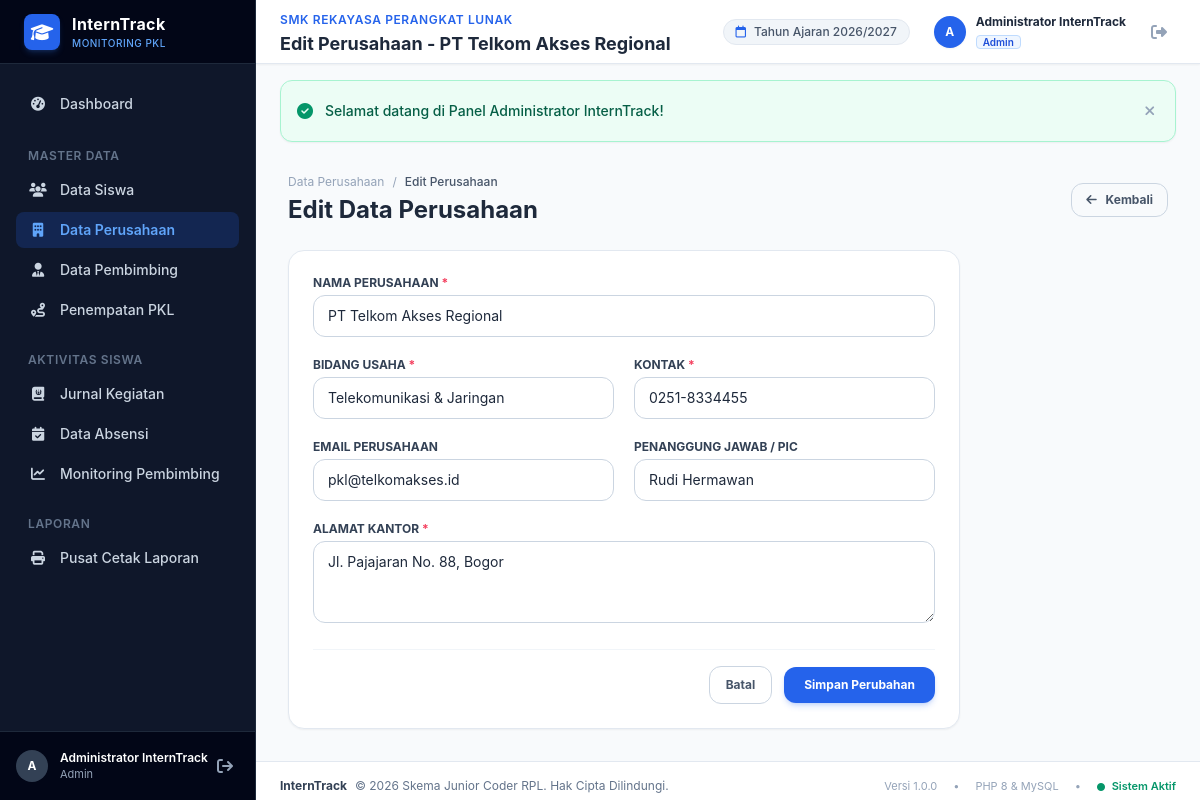
The page /admin/perusahaan/edit.php?id=2 (signed in) on the database its author committed.
### tables this page shows
CREATE TABLE `perusahaan` (
  `id` int(11) NOT NULL AUTO_INCREMENT,
  `nama_perusahaan` varchar(120) NOT NULL,
  `bidang_usaha` varchar(100) NOT NULL,
  `alamat` text NOT NULL,
  `kontak` varchar(50) NOT NULL,
  `email` varchar(100) DEFAULT NULL,
  `penanggung_jawab` varchar(100) DEFAULT NULL,
  `created_at` timestamp NOT NULL DEFAULT current_timestamp(),
  PRIMARY KEY (`id`)
);

### config/helper.php (called while the page is built, shortened)
<?php
function base_url($path = '') {
    $protocol = (!empty($_SERVER['HTTPS']) && $_SERVER['HTTPS'] !== 'off' || (isset($_SERVER['SERVER_PORT']) && $_SERVER['SERVER_PORT'] == 443)) ? "https://" : "http://";
    $host = isset($_SERVER['HTTP_HOST']) ? $_SERVER['HTTP_HOST'] : 'localhost';
    $script_dir = dirname($_SERVER['SCRIPT_NAME']);
    $script_dir = str_replace('\\', '/', $script_dir);
    $pos = stripos($script_dir, '/interntrack');
    if ($pos !== false) {
        $base = substr($script_dir, 0, $pos + 12);
    } else {
        $base = '';
    }
    $clean_path = ltrim($path, '/');
    return rtrim($protocol . $host . $base, '/') . ($clean_path ? '/' . $clean_path : '');
}
function is_logged_in() {
    return isset($_SESSION['user_id']) && !empty($_SESSION['user_id']);
}
function auth_user() {
    return [
        'id'           => $_SESSION['user_id'] ?? null,
        'username'     => $_SESSION['username'] ?? '',
        'nama_lengkap' => $_SESSION['nama_lengkap'] ?? '',
        'role'         => $_SESSION['role'] ?? '',
        'siswa_id'     => $_SESSION['siswa_id'] ?? null,
        'pembimbing_id'=> $_SESSION['pembimbing_id'] ?? null,
    ];
}
function get_flash() {
    if (isset($_SESSION['flash'])) {
        $flash = $_SESSION['flash'];
        return $flash;
    }
    return null;
}

### admin/perusahaan/edit.php (the view, shortened to what this page needs)
<?php
require_once __DIR__ . '/../../config/database.php';
require_once __DIR__ . '/../../config/helper.php';
$id = (int)($_GET['id'] ?? 0);
$stmt = $pdo->prepare("SELECT * FROM perusahaan WHERE id = ?");
$stmt->execute([$id]);
$perusahaan = $stmt->fetch();
$page_title = 'Edit Perusahaan - ' . $perusahaan['nama_perusahaan'];
$nama_perusahaan  = $perusahaan['nama_perusahaan'];
$bidang_usaha     = $perusahaan['bidang_usaha'];
$alamat           = $perusahaan['alamat'];
$kontak           = $perusahaan['kontak'];
$email            = $perusahaan['email'];
$penanggung_jawab = $perusahaan['penanggung_jawab'];
require_once __DIR__ . '/../../includes/header.php';
?>
<div class="flex h-screen overflow-hidden">
    <?php require_once __DIR__ . '/../../includes/sidebar.php'; ?>
    <div class="flex-1 flex flex-col overflow-y-auto">
        <?php require_once __DIR__ . '/../../includes/navbar.php'; ?>
        <main class="p-4 sm:p-6 lg:p-8 space-y-6">
            <div class="flex items-center justify-between">
                <div>
                    <div class="flex items-center gap-2 text-xs text-slate-400 mb-1">
                        <a href="<?= base_url('admin/perusahaan/index.php') ?>" class="hover:text-blue-600">Data Perusahaan</a>
                        <span>/</span>
                        <span class="text-slate-600 font-medium">Edit Perusahaan</span>
                    </div>
                    <h2 class="text-xl sm:text-2xl font-bold text-slate-800">Edit Data Perusahaan</h2>
                </div>
                <a href="<?= base_url('admin/perusahaan/index.php') ?>" class="px-3.5 py-2 rounded-xl border border-slate-300 text-slate-600 hover:bg-slate-100 text-xs font-bold transition-colors">
                    <i class="fa-solid fa-arrow-left mr-1.5"></i> Kembali
                </a>
            </div>
            <div class="bg-white rounded-2xl border border-slate-200 shadow-sm max-w-2xl overflow-hidden">
                <form action="<?= base_url('admin/perusahaan/edit.php?id=' . $id) ?>" method="POST" class="p-6 space-y-5" novalidate>
                    <div>
                        <label for="nama_perusahaan" class="block text-xs font-bold text-slate-700 uppercase mb-1">Nama Perusahaan <span class="text-rose-500">*</span></label>
                        <input type="text" name="nama_perusahaan" id="nama_perusahaan" value="<?= htmlspecialchars($nama_perusahaan) ?>" required
                               class="w-full px-3.5 py-2.5 rounded-xl border border-slate-300 text-sm focus:outline-none focus:ring-2 focus:ring-blue-500">
                    </div>
                    <div class="grid grid-cols-1 sm:grid-cols-2 gap-5">
                        <div>
                            <label for="bidang_usaha" class="block text-xs font-bold text-slate-700 uppercase mb-1">Bidang Usaha <span class="text-rose-500">*</span></label>
                            <input type="text" name="bidang_usaha" id="bidang_usaha" value="<?= htmlspecialchars($bidang_usaha) ?>" required
                                   class="w-full px-3.5 py-2.5 rounded-xl border border-slate-300 text-sm focus:outline-none focus:ring-2 focus:ring-blue-500">
                        </div>
                        <div>
                            <label for="kontak" class="block text-xs font-bold text-slate-700 uppercase mb-1">Kontak <span class="text-rose-500">*</span></label>
                            <input type="text" name="kontak" id="kontak" value="<?= htmlspecialchars($kontak) ?>" required
                                   class="w-full px-3.5 py-2.5 rounded-xl border border-slate-300 text-sm focus:outline-none focus:ring-2 focus:ring-blue-500">
                        </div>
                    </div>
                    <div class="grid grid-cols-1 sm:grid-cols-2 gap-5">
                        <div>
                            <label for="email" class="block text-xs font-bold text-slate-700 uppercase mb-1">Email Perusahaan</label>
                            <input type="email" name="email" id="email" value="<?= htmlspecialchars($email) ?>"
                                   class="w-full px-3.5 py-2.5 rounded-xl border border-slate-300 text-sm focus:outline-none focus:ring-2 focus:ring-blue-500">
                        </div>
                        <div>
                            <label for="penanggung_jawab" class="block text-xs font-bold text-slate-700 uppercase mb-1">Penanggung Jawab / PIC</label>
                            <input type="text" name="penanggung_jawab" id="penanggung_jawab" value="<?= htmlspecialchars($penanggung_jawab) ?>"
                                   class="w-full px-3.5 py-2.5 rounded-xl border border-slate-300 text-sm focus:outline-none focus:ring-2 focus:ring-blue-500">
                        </div>
                    </div>
                    <div>
                        <label for="alamat" class="block text-xs font-bold text-slate-700 uppercase mb-1">Alamat Kantor <span class="text-rose-500">*</span></label>
                        <textarea name="alamat" id="alamat" rows="3" required
                                  class="w-full px-3.5 py-2.5 rounded-xl border border-slate-300 text-sm focus:outline-none focus:ring-2 focus:ring-blue-500"><?= htmlspecialchars($alamat) ?></textarea>
                    </div>
                    <div class="pt-4 border-t border-slate-100 flex items-center justify-end gap-3">
                        <a href="<?= base_url('admin/perusahaan/index.php') ?>" class="px-4 py-2.5 border border-slate-300 rounded-xl text-slate-600 hover:bg-slate-50 text-xs font-bold">Batal</a>
                        <button type="submit" class="px-5 py-2.5 bg-blue-600 hover:bg-blue-700 text-white rounded-xl text-xs font-bold shadow-md shadow-blue-600/20">
                            Simpan Perubahan
                        </button>
                    </div>
                </form>
            </div>
        </main>
        <?php require_once __DIR__ . '/../../includes/footer.php'; ?>

### includes/navbar.php (shortened to what this page needs)
<?php
$flash = get_flash();
?>
<header class="h-16 bg-white border-b border-slate-200 sticky top-0 z-30 flex items-center justify-between px-4 sm:px-6 shrink-0 shadow-sm">
    <div class="flex items-center gap-3">
        <div>
            <span class="text-xs font-semibold text-blue-600 uppercase tracking-wider">SMK Rekayasa Perangkat Lunak</span>
            <h2 class="text-base sm:text-lg font-bold text-slate-800 leading-tight">
                <?= isset($page_title) ? htmlspecialchars($page_title) : 'Sistem Monitoring PKL' ?>
            </h2>
        </div>
    </div>
    <div class="flex items-center gap-3 sm:gap-4">
        <div class="hidden md:flex items-center gap-2 px-3 py-1 rounded-full bg-slate-100 text-slate-600 text-xs font-medium border border-slate-200">
            <i class="fa-regular fa-calendar text-blue-600"></i>
            <span>Tahun Ajaran 2026/2027</span>
        </div>
        <div class="flex items-center gap-2.5 pl-2">
            <div class="w-8 h-8 rounded-full bg-blue-600 flex items-center justify-center text-white text-xs font-bold shadow-sm">
                <?= strtoupper(substr($current_user['nama_lengkap'] ?? 'U', 0, 1)) ?>
            </div>
            <div class="hidden sm:block text-left leading-tight">
                <span class="block text-xs font-bold text-slate-800"><?= htmlspecialchars($current_user['nama_lengkap'] ?? 'User') ?></span>
                <span class="inline-block text-[10px] font-semibold text-blue-700 bg-blue-50 px-1.5 py-0.2 rounded capitalize border border-blue-200"><?= htmlspecialchars($current_user['role'] ?? 'Guest') ?></span>
            </div>
        </div>
        <a href="<?= base_url('auth/logout.php') ?>"
           onclick="return confirm('Apakah Anda yakin ingin keluar dari sistem?')"
           title="Keluar dari sistem"
           class="p-2 text-slate-400 hover:text-rose-600 hover:bg-rose-50 rounded-lg transition-colors border border-transparent hover:border-rose-200">
            <i class="fa-solid fa-right-from-bracket text-base"></i>
        </a>
    </div>
</header>
<?php if ($flash): ?>
    <div id="flash-alert" class="px-4 sm:px-6 pt-4">
        <div class="flex items-center justify-between p-4 rounded-xl border shadow-sm text-sm font-medium
            <?= $flash['type'] === 'success' ? 'bg-emerald-50 text-emerald-800 border-emerald-200' : '' ?>
            <?= $flash['type'] === 'danger' ? 'bg-rose-50 text-rose-800 border-rose-200' : '' ?>
            <?= $flash['type'] === 'warning' ? 'bg-amber-50 text-amber-800 border-amber-200' : '' ?>
            <?= $flash['type'] === 'info' ? 'bg-blue-50 text-blue-800 border-blue-200' : '' ?>
        ">
            <div class="flex items-center gap-3">
                <i class="fa-solid
                    <?= $flash['type'] === 'success' ? 'fa-circle-check text-emerald-600' : '' ?>
                    <?= $flash['type'] === 'danger' ? 'fa-circle-xmark text-rose-600' : '' ?>
                    <?= $flash['type'] === 'warning' ? 'fa-triangle-exclamation text-amber-600' : '' ?>
                    <?= $flash['type'] === 'info' ? 'fa-circle-info text-blue-600' : '' ?>
                    text-base"></i>
                <span><?= htmlspecialchars($flash['message']) ?></span>
            </div>
            <button onclick="document.getElementById('flash-alert').remove()" class="text-slate-400 hover:text-slate-600 p-1">
                <i class="fa-solid fa-xmark"></i>
            </button>
        </div>
    </div>
<?php endif; ?>

### assets/css/style.css (style rules this page uses)
body { font-family: -apple-system, BlinkMacSystemFont, "Segoe UI", Roboto, "Helvetica Neue", Arial, sans-serif; background-color: #f8fafc; color: #1e293b; }

### rows shown on the page
perusahaan: nama_perusahaan "Edit Perusahaan - PT Telkom Akses Regional", nama_perusahaan "PT Telkom Akses Regional", bidang_usaha "Telekomunikasi & Jaringan", kontak "0251-8334455", email "pkl@telkomakses.id", penanggung_jawab "Rudi Hermawan", alamat "Jl. Pajajaran No. 88, Bogor"

### other values the page prints
substr($current_user['nama_lengkap'] ?? 'U', 0, 1) "A"
$current_user['nama_lengkap'] "Administrator InternTrack"
$current_user['role'] "Admin"
$flash['message'] "Selamat datang di Panel Administrator InternTrack!"
